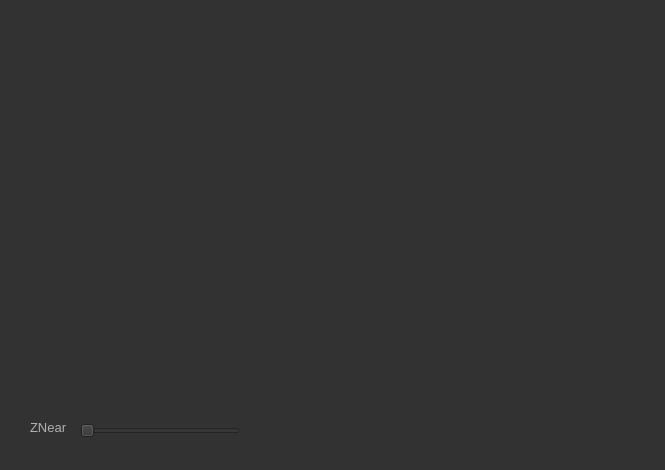
<?xml version="1.0" encoding="UTF-8"?>
<ui version="4.0">
 <class>MainUI</class>
 <widget class="QWidget" name="MainUI">
  <property name="geometry">
   <rect>
    <x>0</x>
    <y>0</y>
    <width>665</width>
    <height>470</height>
   </rect>
  </property>
  <property name="windowTitle">
   <string>Form</string>
  </property>
  <property name="styleSheet">
   <string notr="true">QToolTip
{
     border: 1px solid black;
     background-color: #ffa02f;
     padding: 1px;
     border-radius: 3px;
     opacity: 100;
}

QWidget
{
    color: #b1b1b1;
    background-color: #323232;
}

QWidget:item:hover
{
    background-color: QLinearGradient( x1: 0, y1: 0, x2: 0, y2: 1, stop: 0 #ffa02f, stop: 1 #ca0619);
    color: #000000;
}

QWidget:item:selected
{
    background-color: QLinearGradient( x1: 0, y1: 0, x2: 0, y2: 1, stop: 0 #ffa02f, stop: 1 #d7801a);
}

QMenuBar::item
{
    background: transparent;
}

QMenuBar::item:selected
{
    background: transparent;
    border: 1px solid #ffaa00;
}

QMenuBar::item:pressed
{
    background: #444;
    border: 1px solid #000;
    background-color: QLinearGradient(
        x1:0, y1:0,
        x2:0, y2:1,
        stop:1 #212121,
        stop:0.4 #343434/*,
        stop:0.2 #343434,
        stop:0.1 #ffaa00*/
    );
    margin-bottom:-1px;
    padding-bottom:1px;
}

QMenu
{
    border: 1px solid #000;
}

QMenu::item
{
    padding: 2px 20px 2px 20px;
}

QMenu::item:selected
{
    color: #000000;
}

QWidget:disabled
{
    color: #404040;
    background-color: #323232;
}

QAbstractItemView
{
    background-color: QLinearGradient( x1: 0, y1: 0, x2: 0, y2: 1, stop: 0 #4d4d4d, stop: 0.1 #646464, stop: 1 #5d5d5d);
}

QWidget:focus
{
    /*border: 2px solid QLinearGradient( x1: 0, y1: 0, x2: 0, y2: 1, stop: 0 #ffa02f, stop: 1 #d7801a);*/
}

QLineEdit
{
    background-color: QLinearGradient( x1: 0, y1: 0, x2: 0, y2: 1, stop: 0 #4d4d4d, stop: 0 #646464, stop: 1 #5d5d5d);
    padding: 1px;
    border-style: solid;
    border: 1px solid #1e1e1e;
    border-radius: 5;
}

QPushButton
{
    color: #b1b1b1;
    background-color: QLinearGradient( x1: 0, y1: 0, x2: 0, y2: 1, stop: 0 #565656, stop: 0.1 #525252, stop: 0.5 #4e4e4e, stop: 0.9 #4a4a4a, stop: 1 #464646);
    border-width: 1px;
    border-color: #1e1e1e;
    border-style: solid;
    border-radius: 6;
    padding: 3px;
    font-size: 12px;
    padding-left: 5px;
    padding-right: 5px;
}

QPushButton:pressed
{
    background-color: QLinearGradient( x1: 0, y1: 0, x2: 0, y2: 1, stop: 0 #2d2d2d, stop: 0.1 #2b2b2b, stop: 0.5 #292929, stop: 0.9 #282828, stop: 1 #252525);
}

QComboBox
{
    selection-background-color: #ffaa00;
    background-color: QLinearGradient( x1: 0, y1: 0, x2: 0, y2: 1, stop: 0 #565656, stop: 0.1 #525252, stop: 0.5 #4e4e4e, stop: 0.9 #4a4a4a, stop: 1 #464646);
    border-style: solid;
    border: 1px solid #1e1e1e;
    border-radius: 5;
}

QComboBox:hover,QPushButton:hover
{
    border: 2px solid QLinearGradient( x1: 0, y1: 0, x2: 0, y2: 1, stop: 0 #ffa02f, stop: 1 #d7801a);
}


QComboBox:on
{
    padding-top: 3px;
    padding-left: 4px;
    background-color: QLinearGradient( x1: 0, y1: 0, x2: 0, y2: 1, stop: 0 #2d2d2d, stop: 0.1 #2b2b2b, stop: 0.5 #292929, stop: 0.9 #282828, stop: 1 #252525);
    selection-background-color: #ffaa00;
}

QComboBox QAbstractItemView
{
    border: 2px solid darkgray;
    selection-background-color: QLinearGradient( x1: 0, y1: 0, x2: 0, y2: 1, stop: 0 #ffa02f, stop: 1 #d7801a);
}

QComboBox::drop-down
{
     subcontrol-origin: padding;
     subcontrol-position: top right;
     width: 15px;

     border-left-width: 0px;
     border-left-color: darkgray;
     border-left-style: solid; /* just a single line */
     border-top-right-radius: 3px; /* same radius as the QComboBox */
     border-bottom-right-radius: 3px;
 }

QComboBox::down-arrow
{
     image: url(:/down_arrow.png);
}

QGroupBox:focus
{
border: 2px solid QLinearGradient( x1: 0, y1: 0, x2: 0, y2: 1, stop: 0 #ffa02f, stop: 1 #d7801a);
}

QTextEdit:focus
{
    border: 2px solid QLinearGradient( x1: 0, y1: 0, x2: 0, y2: 1, stop: 0 #ffa02f, stop: 1 #d7801a);
}

QScrollBar:horizontal {
     border: 1px solid #222222;
     background: QLinearGradient( x1: 0, y1: 0, x2: 0, y2: 1, stop: 0.0 #121212, stop: 0.2 #282828, stop: 1 #484848);
     height: 7px;
     margin: 0px 16px 0 16px;
}

QScrollBar::handle:horizontal
{
      background: QLinearGradient( x1: 0, y1: 0, x2: 1, y2: 0, stop: 0 #ffa02f, stop: 0.5 #d7801a, stop: 1 #ffa02f);
      min-height: 20px;
      border-radius: 2px;
}

QScrollBar::add-line:horizontal {
      border: 1px solid #1b1b19;
      border-radius: 2px;
      background: QLinearGradient( x1: 0, y1: 0, x2: 1, y2: 0, stop: 0 #ffa02f, stop: 1 #d7801a);
      width: 14px;
      subcontrol-position: right;
      subcontrol-origin: margin;
}

QScrollBar::sub-line:horizontal {
      border: 1px solid #1b1b19;
      border-radius: 2px;
      background: QLinearGradient( x1: 0, y1: 0, x2: 1, y2: 0, stop: 0 #ffa02f, stop: 1 #d7801a);
      width: 14px;
     subcontrol-position: left;
     subcontrol-origin: margin;
}

QScrollBar::right-arrow:horizontal, QScrollBar::left-arrow:horizontal
{
      border: 1px solid black;
      width: 1px;
      height: 1px;
      background: white;
}

QScrollBar::add-page:horizontal, QScrollBar::sub-page:horizontal
{
      background: none;
}

QScrollBar:vertical
{
      background: QLinearGradient( x1: 0, y1: 0, x2: 1, y2: 0, stop: 0.0 #121212, stop: 0.2 #282828, stop: 1 #484848);
      width: 7px;
      margin: 16px 0 16px 0;
      border: 1px solid #222222;
}

QScrollBar::handle:vertical
{
      background: QLinearGradient( x1: 0, y1: 0, x2: 0, y2: 1, stop: 0 #ffa02f, stop: 0.5 #d7801a, stop: 1 #ffa02f);
      min-height: 20px;
      border-radius: 2px;
}

QScrollBar::add-line:vertical
{
      border: 1px solid #1b1b19;
      border-radius: 2px;
      background: QLinearGradient( x1: 0, y1: 0, x2: 0, y2: 1, stop: 0 #ffa02f, stop: 1 #d7801a);
      height: 14px;
      subcontrol-position: bottom;
      subcontrol-origin: margin;
}

QScrollBar::sub-line:vertical
{
      border: 1px solid #1b1b19;
      border-radius: 2px;
      background: QLinearGradient( x1: 0, y1: 0, x2: 0, y2: 1, stop: 0 #d7801a, stop: 1 #ffa02f);
      height: 14px;
      subcontrol-position: top;
      subcontrol-origin: margin;
}

QScrollBar::up-arrow:vertical, QScrollBar::down-arrow:vertical
{
      border: 1px solid black;
      width: 1px;
      height: 1px;
      background: white;
}


QScrollBar::add-page:vertical, QScrollBar::sub-page:vertical
{
      background: none;
}

QTextEdit
{
    background-color: #242424;
}

QPlainTextEdit
{
    background-color: #242424;
}

QHeaderView::section
{
    background-color: QLinearGradient(x1:0, y1:0, x2:0, y2:1, stop:0 #616161, stop: 0.5 #505050, stop: 0.6 #434343, stop:1 #656565);
    color: white;
    padding-left: 4px;
    border: 1px solid #6c6c6c;
}

QCheckBox:disabled
{
color: #414141;
}

QDockWidget::title
{
    text-align: center;
    spacing: 3px; /* spacing between items in the tool bar */
    background-color: QLinearGradient(x1:0, y1:0, x2:0, y2:1, stop:0 #323232, stop: 0.5 #242424, stop:1 #323232);
}

QDockWidget::close-button, QDockWidget::float-button
{
    text-align: center;
    spacing: 1px; /* spacing between items in the tool bar */
    background-color: QLinearGradient(x1:0, y1:0, x2:0, y2:1, stop:0 #323232, stop: 0.5 #242424, stop:1 #323232);
}

QDockWidget::close-button:hover, QDockWidget::float-button:hover
{
    background: #242424;
}

QDockWidget::close-button:pressed, QDockWidget::float-button:pressed
{
    padding: 1px -1px -1px 1px;
}

QMainWindow::separator
{
    background-color: QLinearGradient(x1:0, y1:0, x2:0, y2:1, stop:0 #161616, stop: 0.5 #151515, stop: 0.6 #212121, stop:1 #343434);
    color: white;
    padding-left: 4px;
    border: 1px solid #4c4c4c;
    spacing: 3px; /* spacing between items in the tool bar */
}

QMainWindow::separator:hover
{

    background-color: QLinearGradient(x1:0, y1:0, x2:0, y2:1, stop:0 #d7801a, stop:0.5 #b56c17 stop:1 #ffa02f);
    color: white;
    padding-left: 4px;
    border: 1px solid #6c6c6c;
    spacing: 3px; /* spacing between items in the tool bar */
}

QToolBar::handle
{
     spacing: 3px; /* spacing between items in the tool bar */
     background: url(:/images/handle.png);
}

QMenu::separator
{
    height: 2px;
    background-color: QLinearGradient(x1:0, y1:0, x2:0, y2:1, stop:0 #161616, stop: 0.5 #151515, stop: 0.6 #212121, stop:1 #343434);
    color: white;
    padding-left: 4px;
    margin-left: 10px;
    margin-right: 5px;
}

QProgressBar
{
    border: 2px solid grey;
    border-radius: 5px;
    text-align: center;
}

QProgressBar::chunk
{
    background-color: #d7801a;
    width: 2.15px;
    margin: 0.5px;
}

QTabBar::tab {
    color: #b1b1b1;
    border: 1px solid #444;
    border-bottom-style: none;
    background-color: #323232;
    padding-left: 10px;
    padding-right: 10px;
    padding-top: 3px;
    padding-bottom: 2px;
    margin-right: -1px;
}

QTabWidget::pane {
    border: 1px solid #444;
    top: 1px;
}

QTabBar::tab:last
{
    margin-right: 0; /* the last selected tab has nothing to overlap with on the right */
    border-top-right-radius: 3px;
}

QTabBar::tab:first:!selected
{
 margin-left: 0px; /* the last selected tab has nothing to overlap with on the right */


    border-top-left-radius: 3px;
}

QTabBar::tab:!selected
{
    color: #b1b1b1;
    border-bottom-style: solid;
    margin-top: 3px;
    background-color: QLinearGradient(x1:0, y1:0, x2:0, y2:1, stop:1 #212121, stop:.4 #343434);
}

QTabBar::tab:selected
{
    border-top-left-radius: 3px;
    border-top-right-radius: 3px;
    margin-bottom: 0px;
}

QTabBar::tab:!selected:hover
{
    /*border-top: 2px solid #ffaa00;
    padding-bottom: 3px;*/
    border-top-left-radius: 3px;
    border-top-right-radius: 3px;
    background-color: QLinearGradient(x1:0, y1:0, x2:0, y2:1, stop:1 #212121, stop:0.4 #343434, stop:0.2 #343434, stop:0.1 #ffaa00);
}

QRadioButton::indicator:checked, QRadioButton::indicator:unchecked{
    color: #b1b1b1;
    background-color: #323232;
    border: 1px solid #b1b1b1;
    border-radius: 6px;
}

QRadioButton::indicator:checked
{
    background-color: qradialgradient(
        cx: 0.5, cy: 0.5,
        fx: 0.5, fy: 0.5,
        radius: 1.0,
        stop: 0.25 #ffaa00,
        stop: 0.3 #323232
    );
}

QCheckBox::indicator{
    color: #b1b1b1;
    background-color: #323232;
    border: 1px solid #b1b1b1;
    width: 9px;
    height: 9px;
}

QRadioButton::indicator
{
    border-radius: 6px;
}

QRadioButton::indicator:hover, QCheckBox::indicator:hover
{
    border: 1px solid #ffaa00;
}

QCheckBox::indicator:checked
{
    image:url(:/images/checkbox.png);
}

QCheckBox::indicator:disabled, QRadioButton::indicator:disabled
{
    border: 1px solid #444;
}</string>
  </property>
  <widget class="QLabel" name="label">
   <property name="geometry">
    <rect>
     <x>30</x>
     <y>420</y>
     <width>46</width>
     <height>13</height>
    </rect>
   </property>
   <property name="text">
    <string>&lt;html&gt;&lt;head/&gt;&lt;body&gt;&lt;p&gt;&lt;span style=&quot; font-size:10pt;&quot;&gt;ZNear&lt;/span&gt;&lt;/p&gt;&lt;/body&gt;&lt;/html&gt;</string>
   </property>
  </widget>
  <widget class="QSlider" name="HsZNear">
   <property name="geometry">
    <rect>
     <x>80</x>
     <y>420</y>
     <width>160</width>
     <height>22</height>
    </rect>
   </property>
   <property name="orientation">
    <enum>Qt::Horizontal</enum>
   </property>
  </widget>
 </widget>
 <resources/>
 <connections/>
</ui>
